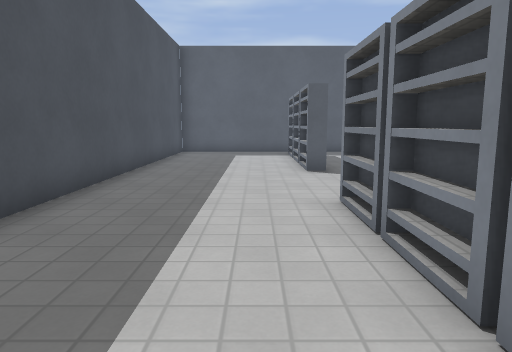
View 1 (above)

12 first-person views from a walk through a level from a Godot 3-D game. The camera is 1.2 m above the floor, tilts 8° down and sees 70° across. The floor is counted in squares, 1 m on a side. Each view is taken from the middle of a square. On the plan, view 1 faces up. The plan holds only what a view shows up to about 15 squares ahead; the rest is blank. Surface patterns are stand-ins for the level's own textures.

View 2
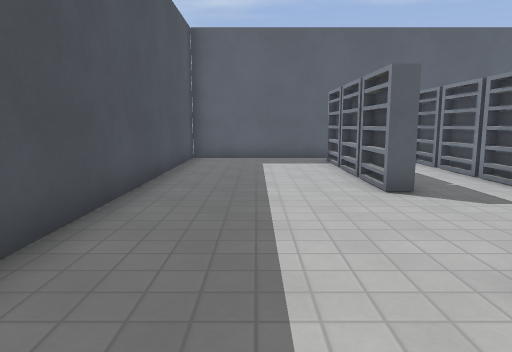

View 3
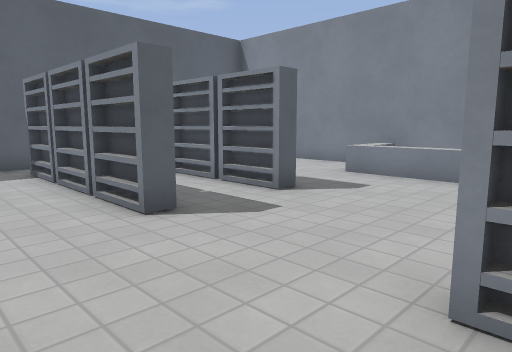

View 4
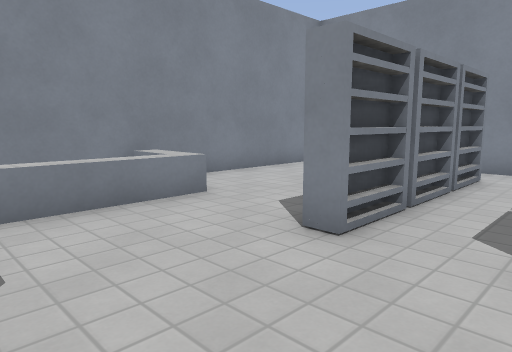

View 5
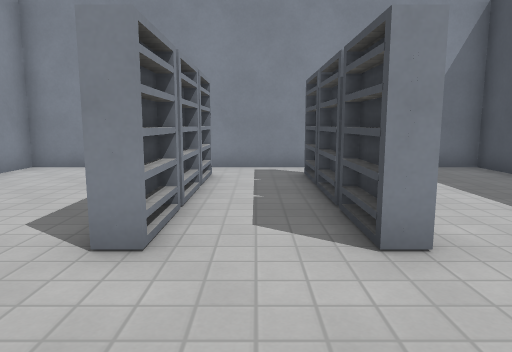

View 6
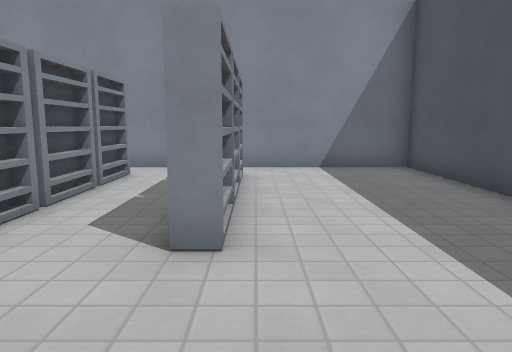

View 7
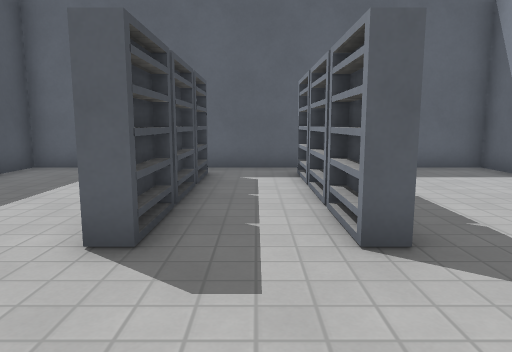

View 8
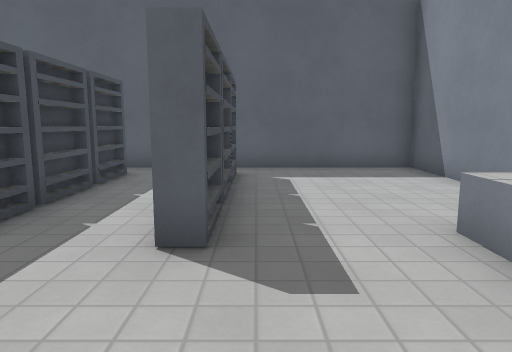

View 9
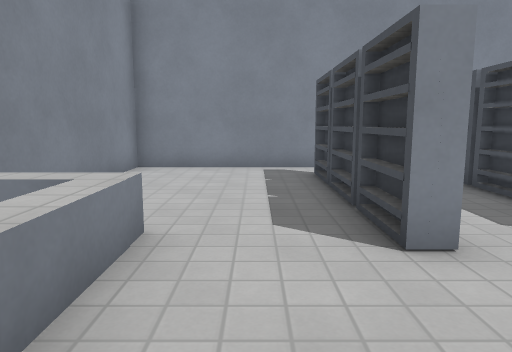

View 10
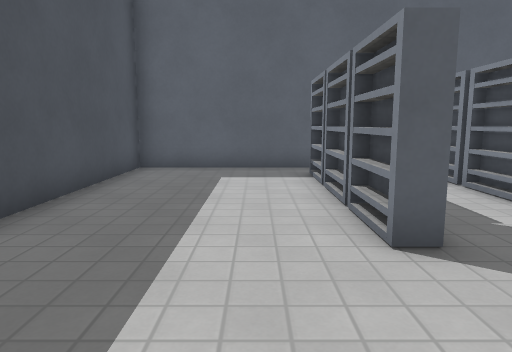

View 11
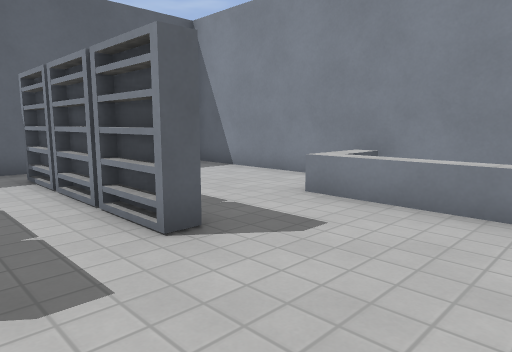

View 12
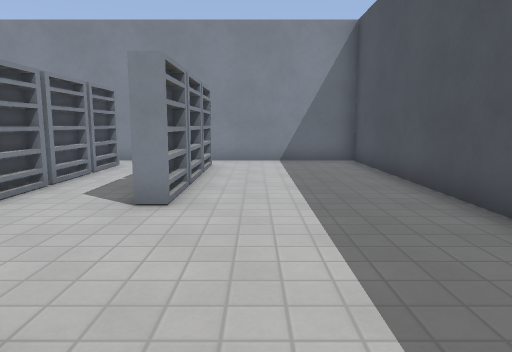

### Floor plan
Points are (right, up) in squares from view 1. A wall is a line through its corners. A room is listed if a view was taken in it or the views show most of it. See-through windows are left out.
Room 1 (views 1, 2, 3, 4, 5, 6, 7, 8, 9, 10, 11, 12)
walls: (4.3, 9.7) (4.3, 11.1); (1.6, 10) (1.6, 11.1) (1.6, 10.1); (1.9, 11) (1.2, 11); (1.6, 5) (1.6, 4) (1.6, 4.5); (4.4, 5) (4.4, 4); (1.6, 4.7) (1.6, 5.7) (1.8, 5.7) (1.8, 3.9); (4.3, 11.7) (4.3, 13); (4.3, 4) (4.3, 5.1); (1.2, 4.1) (1.9, 4.1); (1.6, 12.1) (1.6, 13) (1.6, 11.7); (1.3, 3.9) (1.3, 5.7); (1.8, 3.7) (1.8, 2); (4.6, 3.7) (4.6, 2); (1.9, 12.9) (1.2, 12.9); (1.6, 2.9) (1.6, 2.1); (4.4, 2.9) (4.4, 2.1); (1.6, 2.5) (1.6, 3.6); (4.3, 13.7) (4.3, 14.9); (4.3, 2.1) (4.3, 3.2); (1.2, 2.2) (1.9, 2.2); (4.1, 2) (4.1, 5.7) (4.6, 5.7) (4.6, 3.9); (1.8, 1.9) (1.8, 0.1); (1.3, 2) (1.3, 3.7); (1.6, 14.1) (1.6, 14.9) (1.6, 13.7); (4.6, 1.9) (4.6, 0.1); (1.9, 14.8) (1.2, 14.8); (4.6, 14.9) (4.6, 9.4) (4.1, 9.4) (4.1, 15); (1.8, 15) (1.8, 9.4) (1.3, 9.4) (1.3, 15); (4.4, 0.7) (4.4, 0.2); (1.2, 0.3) (1.9, 0.3); (4.3, 0.2) (4.3, 1.2); (4.1, 0) (4.1, 1.9); (1.3, 0.1) (1.3, 1.9); (-3.3, 16.3) (-3.3, -1.3) (9.4, -1.3) (9.4, 16.3) (-3.3, 16.3)
low walls: (7.2, 5) (7.2, 10); (7.7, 5.7) (9, 5.7); (9, 9.4) (7.8, 9.4)
ways out: gap at (2, 2); gap at (2, 4); gap at (4, 2); gap at (4, 4)

Positions as (right, up) in squares from view 1, and headings:
1: (0, 0), facing up
2: (-1, 3), facing up
3: (-1, 5), facing up-right
4: (2, 9), facing down-right
5: (3, 9), facing down
6: (1, 9), facing down
7: (3, 6), facing up
8: (5, 6), facing up
9: (6, 9), facing down
10: (0, 6), facing up
11: (2, 6), facing up-right
12: (0, 11), facing down
